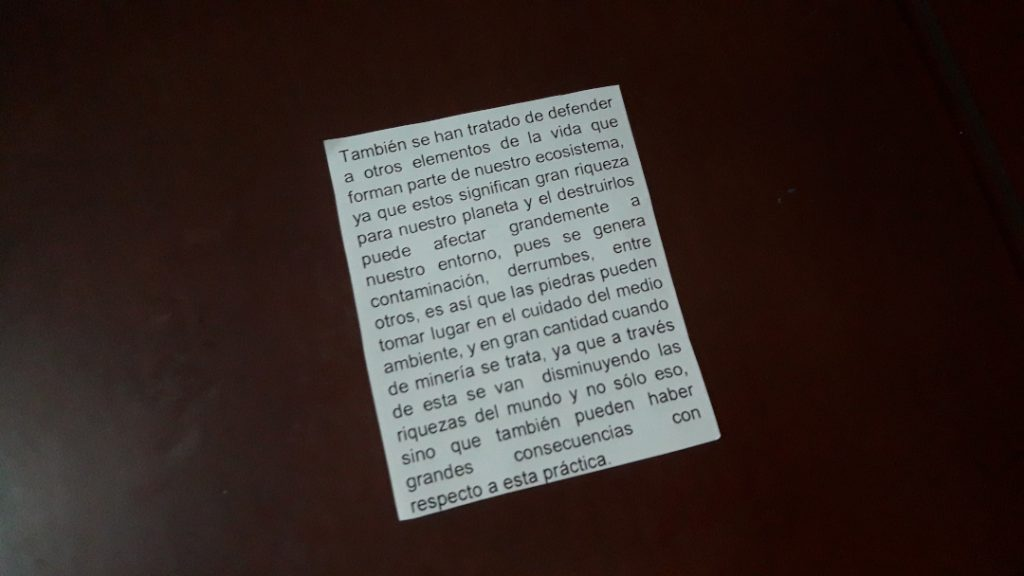
#> input picture img_00.jpeg, 1024 x 576 px
$ python scanner_y_ocr.py
#> lines starting #> are read from the running program, lines starting #| are printed output that depends on the picture; after the words box and inside, x2 and y2 are one past the last pixel; in counts of white or black regions, pixels touching at a corner belong together

#importa los paquetes OpenCV, numpy y pytesseract que usaremos
#para extraer el texto de la imagen.
import cv2
import numpy as np
import pytesseract

#ruta donde esta ubicado tesseract
pytesseract.pytesseract.tesseract_cmd = r'C:\Program Files\Tesseract-OCR\tesseract.exe'

#ordenan las 4 vertices del documento
def ordenar_puntos(puntos):
    n_puntos = np.concatenate([puntos[0], puntos[1], puntos[2], puntos[3]]).tolist()
    print('n_puntos=',n_puntos)
    y_order = sorted(n_puntos, key=lambda n_puntos: n_puntos[1])
    print('y_order=',y_order)
    x1_order = y_order[:2]
    x1_order = sorted(x1_order, key=lambda x1_order: x1_order[0])
    print('x1_order=',x1_order)
    x2_order = y_order[2:4]
    x2_order = sorted(x2_order, key=lambda x2_order: x2_order[0])
    #print('x2_order=',x2_order)
    return [x1_order[0], x1_order[1], x2_order[0], x2_order[1]]

#leer imagen de entrada
image = cv2.imread('img_00.jpeg')
#> image is the input picture: shape (576, 1024, 3); mean B, G, R 43.8, 47.1, 58.5
#transformar la imagen de entrada en escalas de grises
gray = cv2.cvtColor(image, cv2.COLOR_BGR2GRAY)

# detectar bordes y engrosar lineas
canny = cv2.Canny(gray, 10, 150)
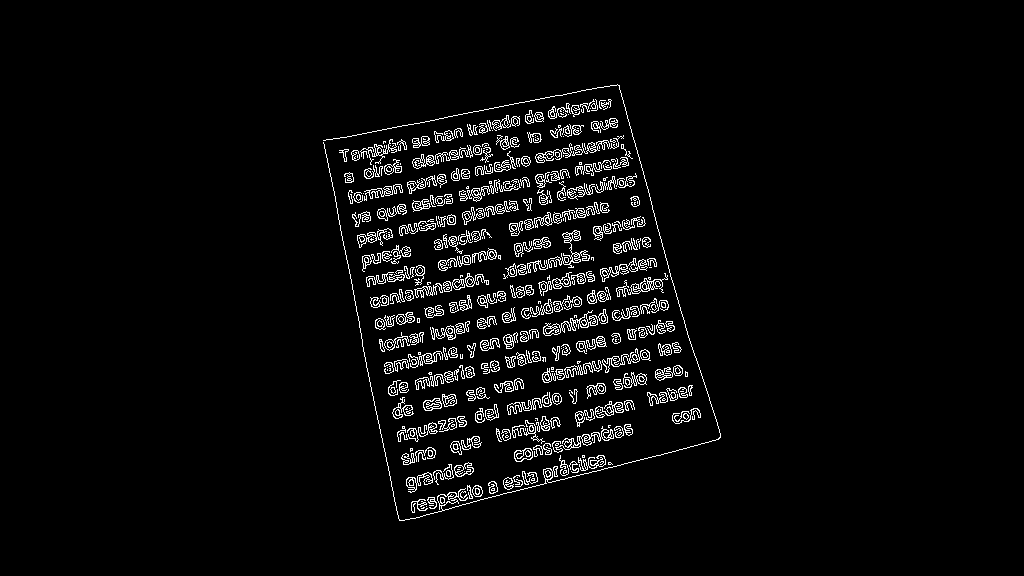
#> canny: shape (576, 1024); 3.7% white in thin lines or dots, all inside (x1, y1, x2, y2) = (323, 84, 721, 521)
canny = cv2.dilate(canny, None, iterations=1)
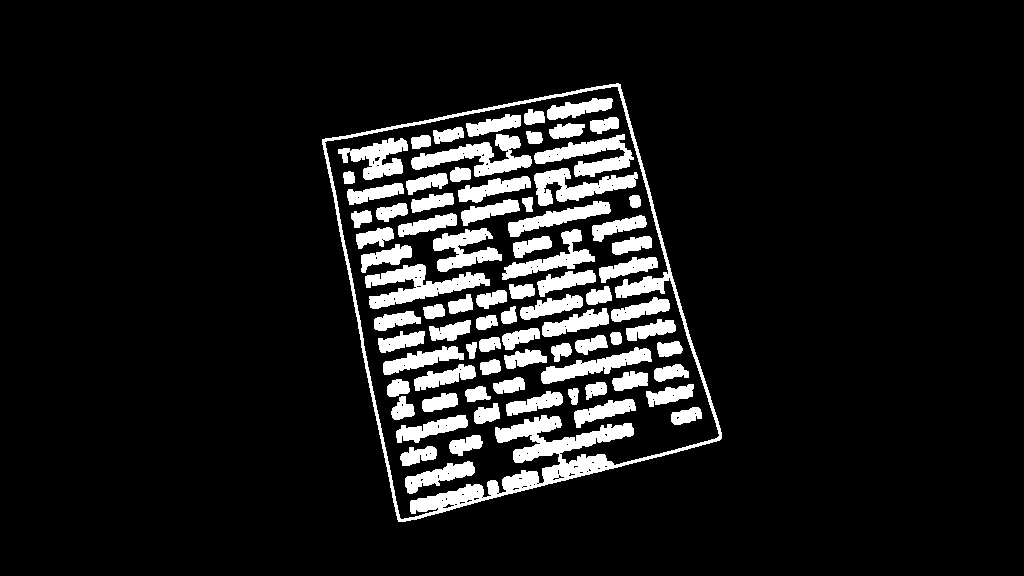
#> canny: shape (576, 1024); 10.1% white; 80 white regions

# encontramos los contornos externos
cnts = cv2.findContours(canny, cv2.RETR_EXTERNAL, cv2.CHAIN_APPROX_SIMPLE)[0]
#> cnts = 1 contour; box (x1, y1, x2, y2) and area: (322, 83, 722, 522) 120930
cnts = sorted(cnts, key=cv2.contourArea, reverse=True)[:1]

	#deteccion de figuras geometricas
for c in cnts:
    epsilon = 0.01*cv2.arcLength(c,True)
    approx = cv2.approxPolyDP(c,epsilon,True)
    print('approx=',approx)
    if len(approx)==4:
        cv2.drawContours(image, [approx], 0, (0,255,255),2)
        puntos = ordenar_puntos(approx)
        #print('puntos=',puntos)

        #Dibujamos una circunferencia cada una de las coordenadas correspondientes
        #a los vértices del documento que están almacenadas en puntos
        cv2.circle(image, tuple(puntos[0]), 7, (255,0,0), 2)
        cv2.circle(image, tuple(puntos[1]), 7, (0,255,0), 2)
        cv2.circle(image, tuple(puntos[2]), 7, (0,0,255), 2)
        cv2.circle(image, tuple(puntos[3]), 7, (255,255,0), 2)

        #puntos imagen de entrada y destino
        pts1 = np.float32(puntos)
        pts2 = np.float32([[0,0],[270,0],[0,310],[270,310]])
        M = cv2.getPerspectiveTransform(pts1,pts2)
        dst = cv2.warpPerspective(gray,M,(270,310))
        cv2.imshow('dst', dst)

        #se aplica el OCR
#> (the run stopped early here; a loop or call above may not have finished)

$ run again, with img_01.jpeg copied over img_00.jpeg
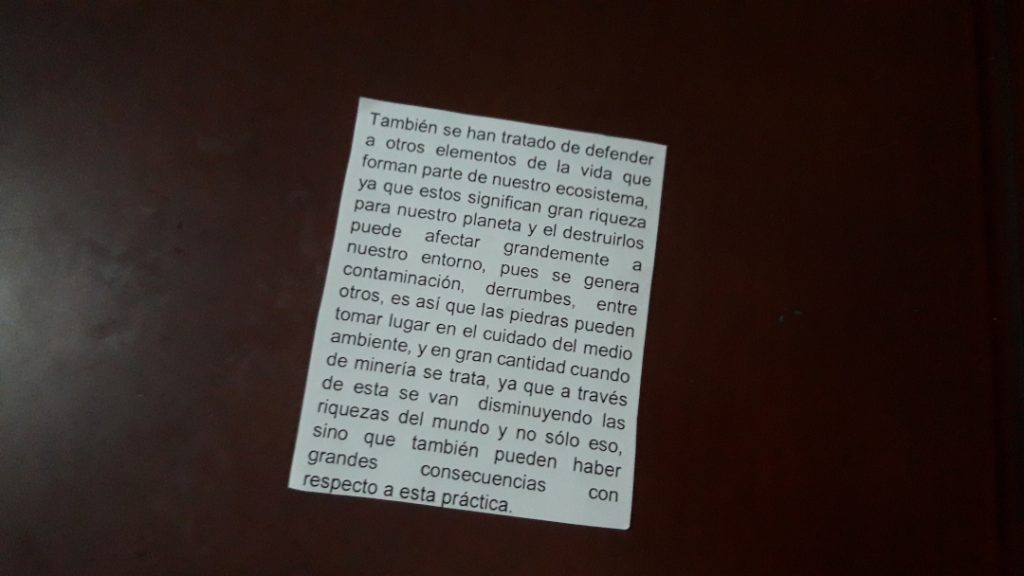
#> input picture img_01.jpeg, 1024 x 576 px
#> image is the input picture: shape (576, 1024, 3); mean B, G, R 48.1, 51.1, 61.2
#> `canny = cv2.dilate(canny, None, iterations=1)`:
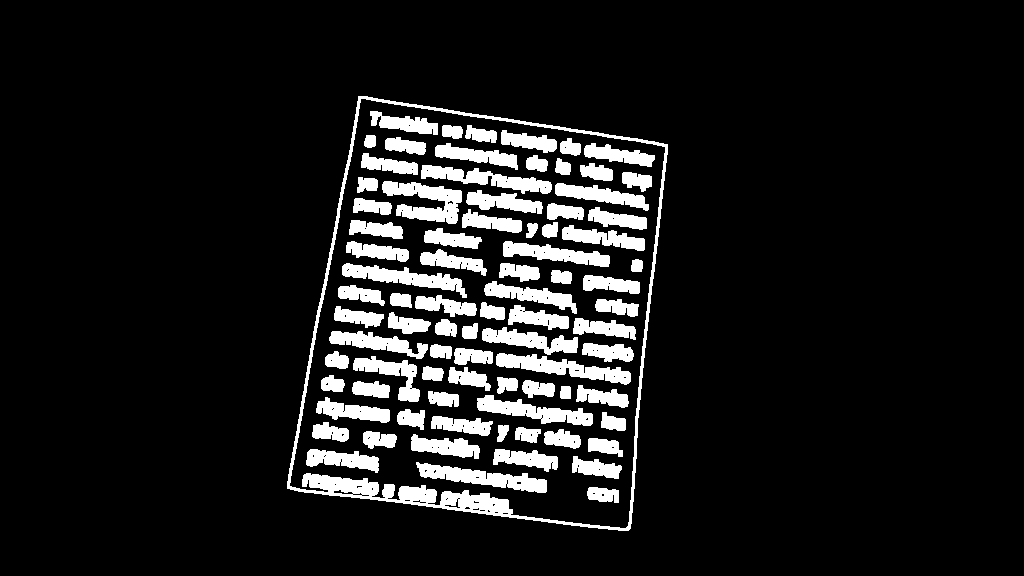
#> canny: shape (576, 1024); 10.5% white; 83 white regions
#> cnts = 1 contour; box (x1, y1, x2, y2) and area: (287, 96, 668, 531) 129438
